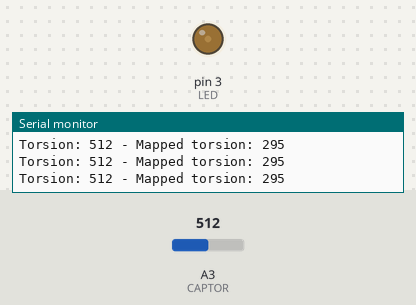
Simulated run of this sketch. Board: Arduino Uno, built with avr-gcc and run on an emulated ATmega328P. Shown: output pins drawn as LEDs (lit = HIGH), the last lines printed to the serial monitor. Inputs (shaded band) come from the test bench; at power-on: A3 (CAPTOR) = 512.

Above: at 1.2 s.
1.3 s: A3 (CAPTOR) set to 450
At 2.3 s:
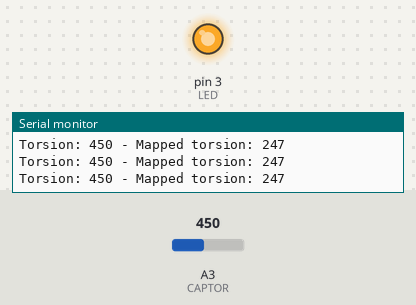
2.8 s: A3 (CAPTOR) set to 306
At 3.9 s:
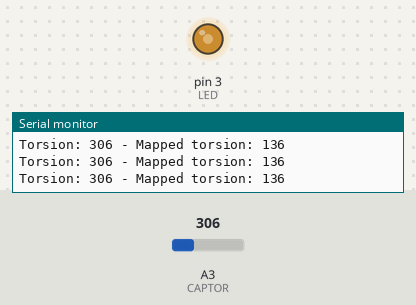
4.3 s: A3 (CAPTOR) set to 900
At 5.5 s:
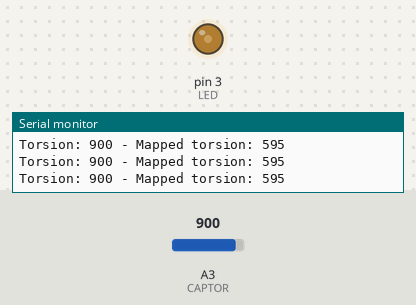
Timing chart, 0 to 7.3 s (numbered marks = the images above; inputs shaded):
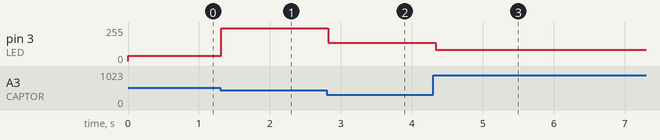

Measured:
- after the input at 1.3 s, pin 3 (LED): 39/255 → 247/255 at once
- after the input at 2.8 s, pin 3 (LED): 247/255 → 136/255 at once
- after the input at 4.3 s, pin 3 (LED): 136/255 → 83/255 at once

The sketch:

captor.ino
```cpp
int CAPTOR = A3;
int LED = 3; // Port on which the led is
int THRESHOLD = 50;

// the torsion values  must be calibrated beforehand
int RAW_TORSION_MIN = 130;
int RAW_TORSION_MAX = 460;
int RAW_TORSION_MOY = 380;

// we initialize a variable to keep the current torsion stored
int torsion = RAW_TORSION_MOY;

int getTorsion(int captor) {
  return analogRead(captor);
}

/**
 * Set led on a digital pin
 * If the difference between the current raw torsion and
 * the average raw torsion is greater than THRESHOLD,
 * the led is lit.
 */
int reactTorsion(int led, int torsion) {
  if (abs(torsion - RAW_TORSION_MOY) > THRESHOLD) {
    digitalWrite(LED, HIGH);
  } else {
    digitalWrite(LED, LOW);
  }
}


int convertTorsion(int torsion) {
  return map(torsion, RAW_TORSION_MIN, RAW_TORSION_MAX, 0, 255);
}

void printTorsion(int torsion) {
  Serial.print("Torsion: ");
  Serial.print(torsion);
  Serial.print(" - Mapped torsion: ");
  Serial.println(convertTorsion(torsion));
}

void setup() {
  // put your setup code here, to run once:
  Serial.begin(9600);
  pinMode(CAPTOR, INPUT);
}

void loop() {
  // put your main code here, to run repeatedly:
  torsion = getTorsion(CAPTOR);
  printTorsion(torsion);
  analogWrite(LED, convertTorsion(torsion));
  //reactTorsion(LED, Torsion);
  delay(100);
}
```
